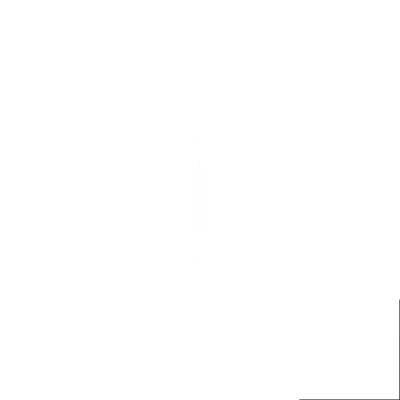
Frame 1 (no input)
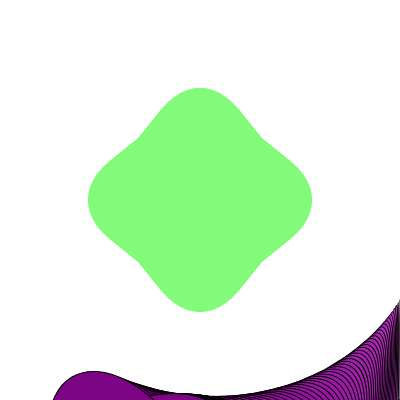
Frame 60 (no input)
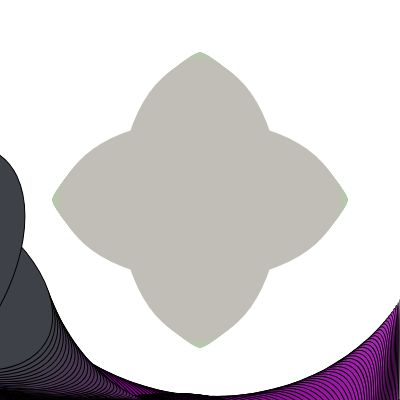
Frame 120 (the mouse pressed at the canvas centre since frame 60)

The p5.js sketch that drew these frames (run headless with seeded random() and noise() and a simulated clock; from frame 60 on, the mouse is pressed at the canvas centre):

// p5.js sketch
// ── sketch.js
// for circle
let radius;
let angle = 0;
let colors= []
let colorDir = [-1,-1,-1]

function setup() {
  createCanvas(400, 400);
    // for circle
 colors[0] = parseInt(random(0,256));
  colors[1] = parseInt(random(0,256));
  colors[2] = parseInt(random(0,256));
  

  angleMode(DEGREES);
  radius = (width/2);
  angle = 0;
}

function draw() {
  // background(220);
    radius = radius + 1;
  angle = angle + .01;
  xPos= radius*cos(angle);
  console.log("xPos " + xPos)
  yPos = radius*sin(angle);
  // ellipse(xPos, yPos, 100,100);
  fill(abs(colors[0]-255),abs(colors[1]-255), abs(colors[2]-255));
  
  
  push()
  rotate(0);
  noStroke();
  fill(abs(colors[0]-255),abs(colors[1]-255), abs(colors[2]-255));
  ellipse(width/2,height/2, xPos, yPos);
  ellipse(width/2,height/2, yPos, xPos);
  pop()
  
  push();
  fill(colors[0],colors[1], colors[2]);
  translate(200,200);
  rotate(angle);
  angle++;
  ellipse(width/2,height/2, xPos, yPos);
  
  ellipse(width/2,height/2, yPos, xPos);
  pop()
  // rotate(-1)
  for (let j = 0; j < colors.length; j++) {
      if ((colors[j] < 256 && colors[j] >= 0)) {
        colors[j] += colorDir[j];
      } else {
        colorDir[j] *= -1;
        colors[j] += colorDir[j];
      }
      // console.log(colors[j]);
  }
  
}
